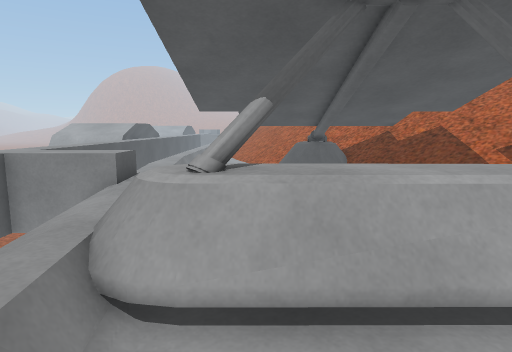
view 1 (above)

15 first-person views from a walk through a Unity game level. The camera is 1.2 m above the floor, tilts 8° down and sees 75° across. The floor is counted in squares, 0.5 m on a side. Each view is taken from the middle of a square. On the plan, view 1 faces up. The plan holds only what a view shows up to about 20 squares ahead; the rest is blank. The place goes on beyond the plan. The player character is not drawn.

view 2
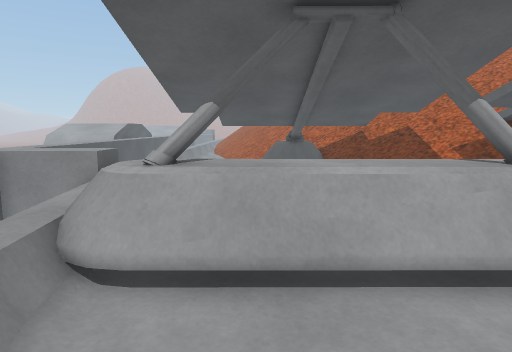

view 3
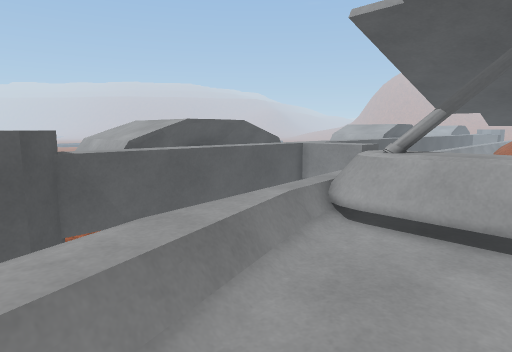

view 4
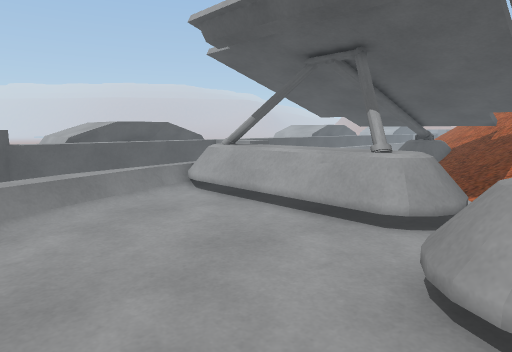

view 5
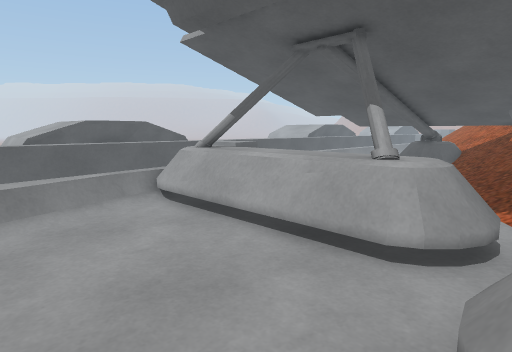

view 6
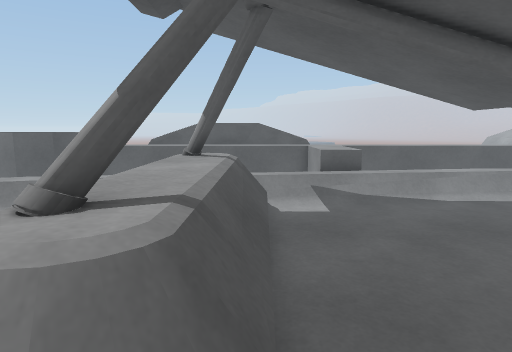

view 7
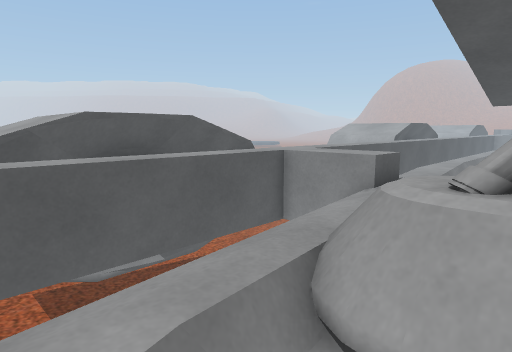

view 8
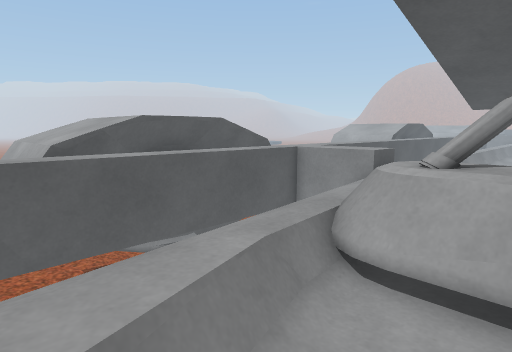

view 9
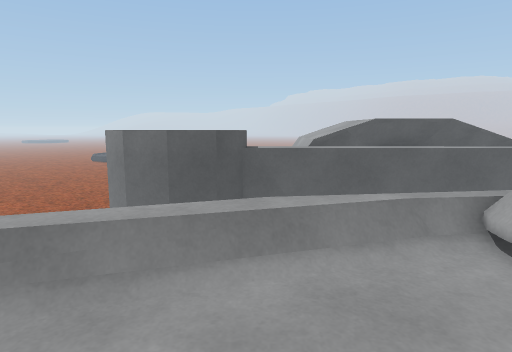

view 10
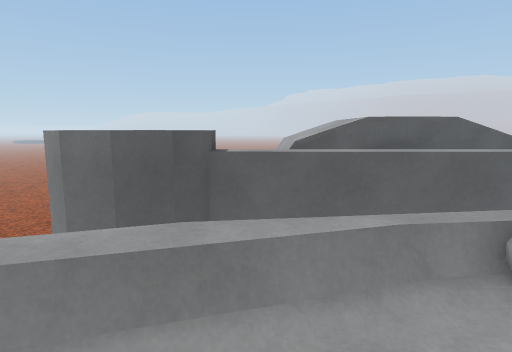

view 11
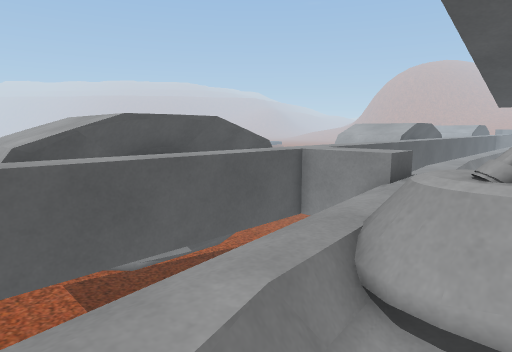

view 12
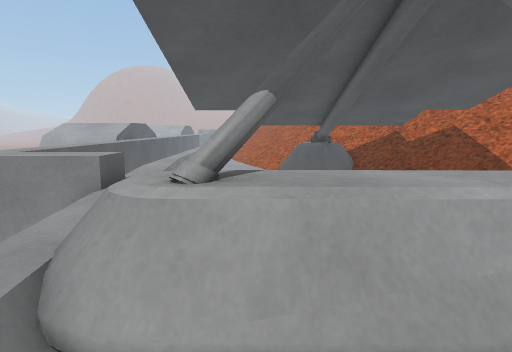

view 13
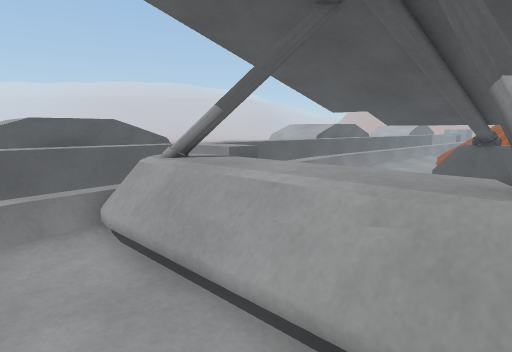

view 14
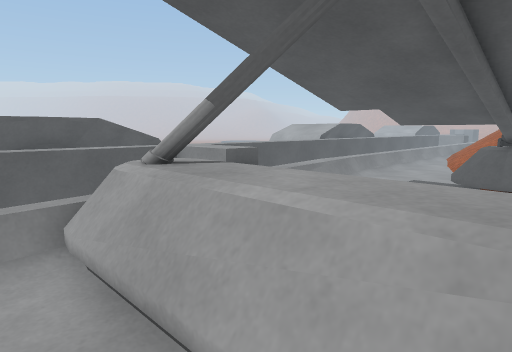

view 15
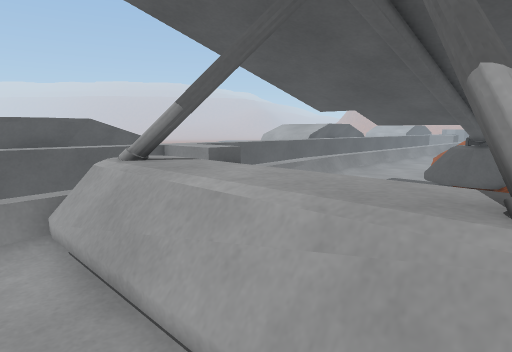

### Floor plan
Key: @ floor where view 1 was taken; # wall or solid block; x gap in a wall; . main floor; : floor 0.25 m higher than the main floor; + floor 0.5 m higher than the main floor; * floor 0.75 m higher than the main floor; - floor 1.75 m lower than the main floor; _ floor 2 m lower than the main floor; < floor 2.25 m lower than the main floor; / step, stairs or slope; = window, fence, low wall or low ledge; ^ raised ledge; v drop or lower ground.
Columns run from 15 left of view 1 to 10 right of it. Each row starts with its distance up from view 1.
 24               ./
 23              ../
 22            +....
 21            +..../  //
 20            +.....  ///
 19            +.....  ////
 18           ++.... =  ///
 17           ++.   #^^^ ///
 16           ++.   ^^^^^ ////
 15            +=    ^^^   ///
 14            +=     ^   ^^//
 13 <<         +=     #    ^//
 12 <<         ++.....#    ^//
 11 _<         *+......../  ^^
 10            *+........./ ^
  9            ++........../x
  8       #    ++...........
  7       #    +  =========..
  6 _^    #    :  ^#^^^^#^==
  5 -^    #    v ^^^^^^^^^==
  4 -     ##^   +==========.
  3 -     # ^   ++..........=
  2         ^   ++.........#=
  1         ^   ++.........#=
  0         ^   ++:@........==
 -1         ^   :++..........
 -2         #   :++..........
 -3         #^    +:.......
 -4          ^     +... ..   .

Where each view was taken, in squares from view 1:
view 1: 0 up, 0 right, facing up
view 2: 1 down, 1 right, facing up
view 3: 4 down, 3 right, facing up-left
view 4: 4 down, 10 right, facing up-left
view 5: 2 down, 9 right, facing up-left
view 6: 7 up, 9 right, facing left
view 7: 1 up, 0 right, facing up-left
view 8: 1 down, 1 right, facing up-left
view 9: 1 down, 5 right, facing left
view 10: 0 up, 3 right, facing left
view 11: 0 up, 0 right, facing up-left
view 12: 1 up, 0 right, facing up
view 13: 1 up, 6 right, facing up-left
view 14: 2 up, 5 right, facing up-left
view 15: 2 up, 6 right, facing up-left
